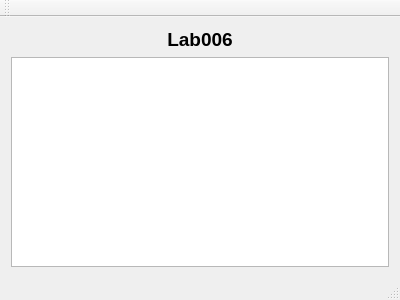
<?xml version="1.0" encoding="UTF-8"?>
<ui version="4.0">
 <class>MainWindow</class>
 <widget class="QMainWindow" name="MainWindow">
  <property name="geometry">
   <rect>
    <x>0</x>
    <y>0</y>
    <width>400</width>
    <height>300</height>
   </rect>
  </property>
  <property name="windowTitle">
   <string>MainWindow</string>
  </property>
  <widget class="QWidget" name="centralWidget">
   <layout class="QVBoxLayout" name="verticalLayout">
    <item>
     <widget class="QLabel" name="label">
      <property name="font">
       <font>
        <pointsize>14</pointsize>
        <weight>75</weight>
        <bold>true</bold>
       </font>
      </property>
      <property name="text">
       <string>Lab006</string>
      </property>
      <property name="alignment">
       <set>Qt::AlignCenter</set>
      </property>
     </widget>
    </item>
    <item>
     <widget class="QTextEdit" name="textEdit">
      <property name="readOnly">
       <bool>true</bool>
      </property>
     </widget>
    </item>
   </layout>
  </widget>
  <widget class="QMenuBar" name="menuBar">
   <property name="geometry">
    <rect>
     <x>0</x>
     <y>0</y>
     <width>400</width>
     <height>20</height>
    </rect>
   </property>
  </widget>
  <widget class="QToolBar" name="mainToolBar">
   <attribute name="toolBarArea">
    <enum>TopToolBarArea</enum>
   </attribute>
   <attribute name="toolBarBreak">
    <bool>false</bool>
   </attribute>
  </widget>
  <widget class="QStatusBar" name="statusBar"/>
 </widget>
 <layoutdefault spacing="6" margin="11"/>
 <resources/>
 <connections/>
</ui>
